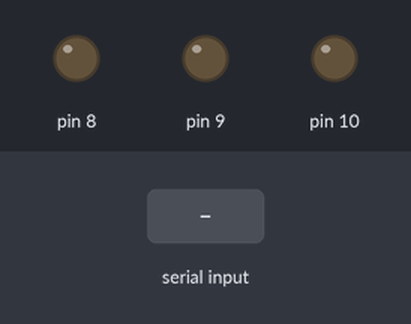
Simulated run of this sketch. Board: Arduino Uno, built with avr-gcc and run on an emulated ATmega328P. Shown: output pins drawn as LEDs (lit = HIGH). Inputs (shaded band) come from the test bench.

Above: at 1.2 s.
1.3 s: "l\n" received over Serial
At 1.7 s:
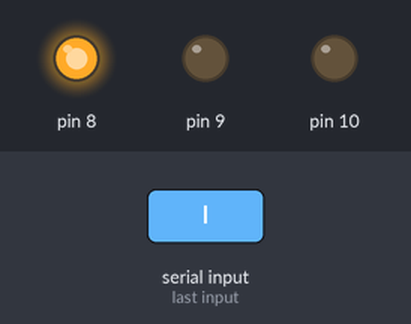
3.3 s: byte 114 ('r') received over Serial
At 3.7 s:
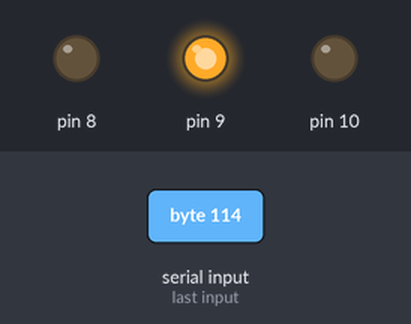
5.3 s: "1\n" received over Serial
At 5.7 s:
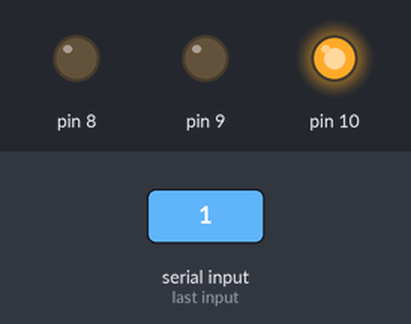
Timing chart, 0 to 8.3 s (numbered marks = the images above; inputs shaded):
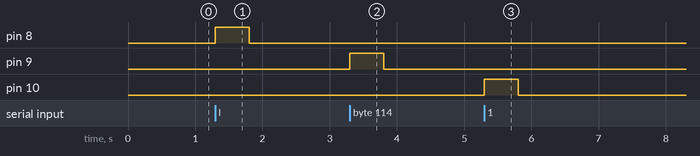

The sketch:

Motor_control.ino
```cpp
void setup() {
  Serial.begin(9600);
    pinMode(8, OUTPUT);
  pinMode(9, OUTPUT);
  pinMode(10, OUTPUT);

  //Serial1.begin(9600);
}

void loop() {
    digitalWrite(8, LOW);  // turn the LED on (HIGH is the voltage level)
  digitalWrite(9, LOW);  // turn the LED on (HIGH is the voltage level)
  digitalWrite(10, LOW);  // turn the LED on (HIGH is the voltage level)

  if (Serial.available()) {        // If anything comes in Serial (USB),
  char t = Serial.read();
  if(t == '\n')
  {}
  else if(t == 'l')
  {
  digitalWrite(8, HIGH);  // turn the LED on (HIGH is the voltage level)
//digitalWrite(9, LOW);  // turn the LED on (HIGH is the voltage level)
//  digitalWrite(10, LOW);
delay(500);
  }
  else if (t == 'r')
  {
      digitalWrite(9, HIGH);  // turn the LED on (HIGH is the voltage level)
 //digitalWrite(8, LOW);  // turn the LED on (HIGH is the voltage level)
 // digitalWrite(10, LOW);
  delay(500);
  }
  else
  {
      digitalWrite(10, HIGH);  // turn the LED on (HIGH is the voltage level)
  //digitalWrite(9, LOW);  // turn the LED on (HIGH is the voltage level)
  //digitalWrite(8, LOW);
  delay(500);
  }
    //Serial1.write(Serial.read());  // read it and send it out Serial1 (pins 0 & 1)
  }

  //if (Serial1.available()) {       // If anything comes in Serial1 (pins 0 & 1)
  //  Serial.write(Serial1.read());  // read it and send it out Serial (USB)
  //}
}
```

Measured:
- after the input at 1.3 s, pin 8: LOW → HIGH at once, → LOW 0.50 s later
- after the input at 3.3 s, pin 9: LOW → HIGH at once, → LOW 0.50 s later
- after the input at 5.3 s, pin 10: LOW → HIGH at once, → LOW 0.50 s later
